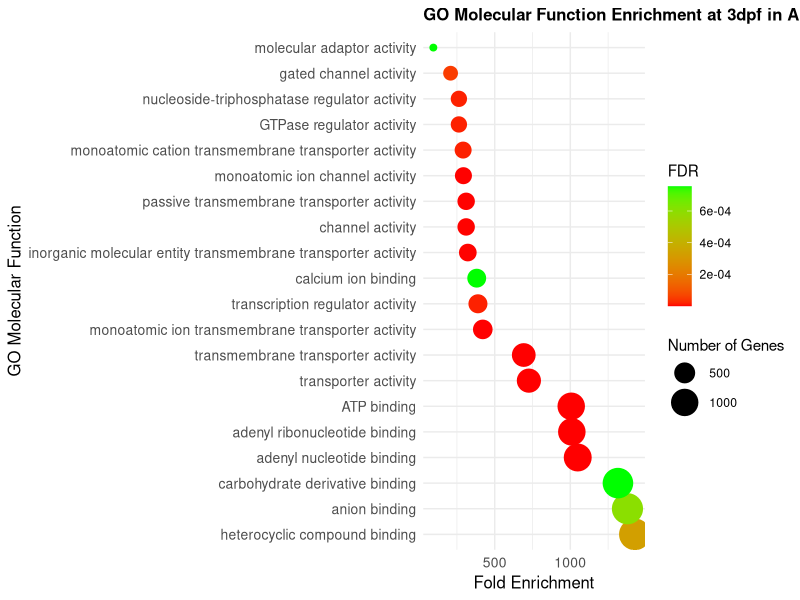
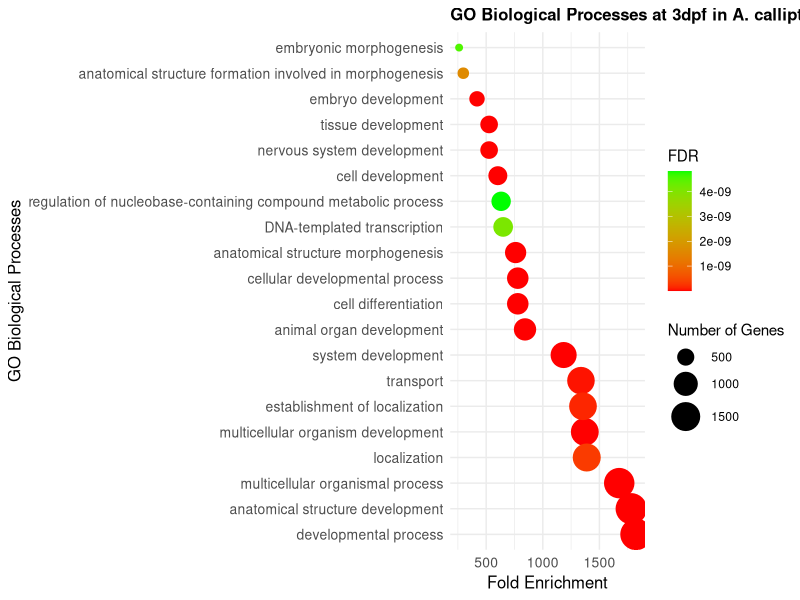
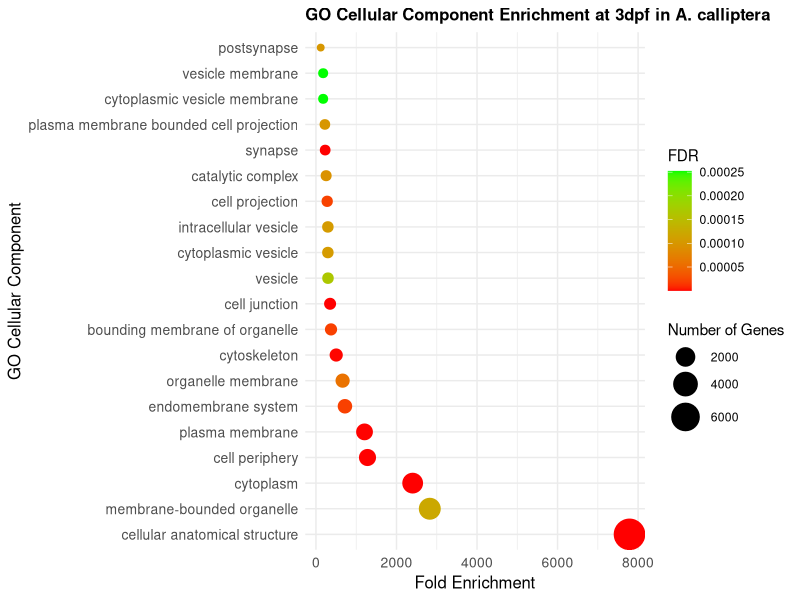
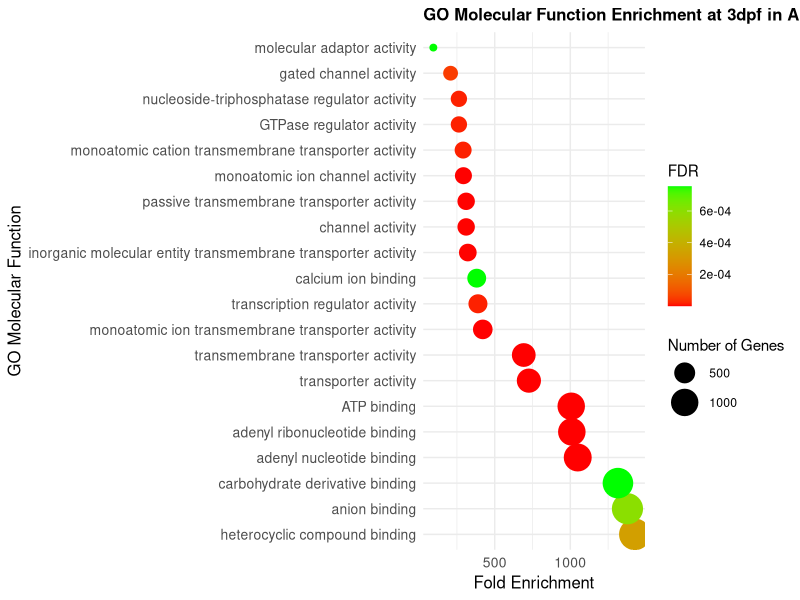
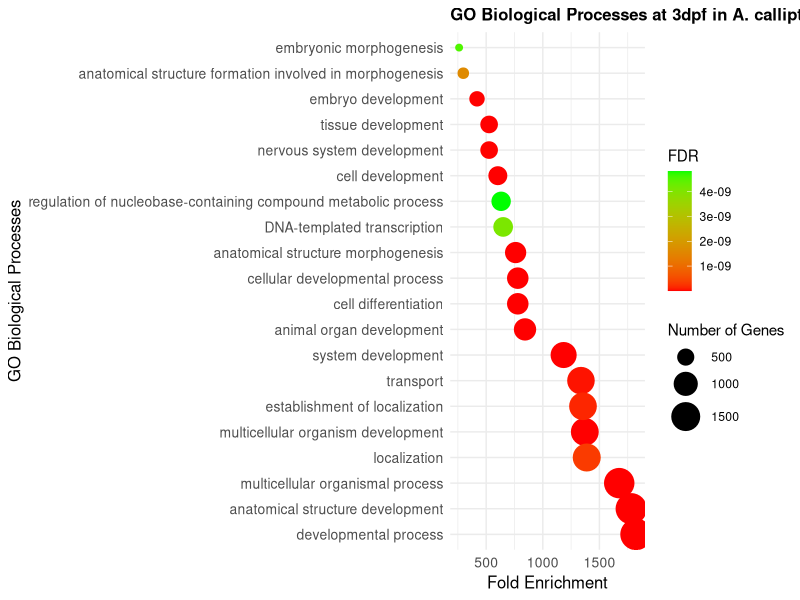
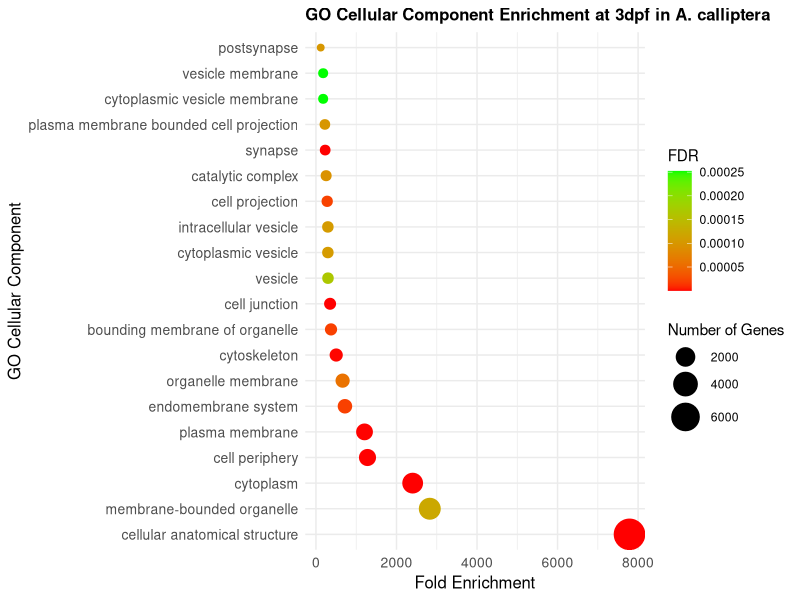

Write R code to recreate these figures, in order.
setwd("~/UoL_Bioinformatics/LIFE_703/Analysis/GProfiler")

# Load libraries
library(ggplot2)

# Read the files 
data_3dpf <- read.csv("gProfiler_acalliptera_3dpf.csv", header = TRUE)

# Filter for significant terms (adjusted p-value < 0.05) and take top 20
sig_data_3dpf_MF <- data_3dpf[data_3dpf$source == "GO:MF" & data_3dpf$adjusted_p_value < 0.05, ]
sig_data_3dpf_MF <- sig_data_3dpf_MF[order(sig_data_3dpf_MF$adjusted_p_value), ][1:20, ]

sig_data_3dpf_BP <- data_3dpf[data_3dpf$source == "GO:BP" & data_3dpf$adjusted_p_value < 0.05, ]
sig_data_3dpf_BP <- sig_data_3dpf_BP[order(sig_data_3dpf_BP$adjusted_p_value), ][1:20, ]

sig_data_3dpf_CC <- data_3dpf[data_3dpf$source == "GO:CC" & data_3dpf$adjusted_p_value < 0.05, ]
sig_data_3dpf_CC <- sig_data_3dpf_CC[order(sig_data_3dpf_CC$adjusted_p_value), ][1:20, ]

# Use adjusted_p_value directly for color
sig_data_3dpf_MF$neg_log10_adj_p <- sig_data_3dpf_MF$adjusted_p_value
sig_data_3dpf_BP$neg_log10_adj_p <- sig_data_3dpf_BP$adjusted_p_value
sig_data_3dpf_CC$neg_log10_adj_p <- sig_data_3dpf_CC$adjusted_p_value

# Plot of Molecular Function
plot_3dpf_MF <- ggplot(sig_data_3dpf_MF, aes(x = intersection_size, y = reorder(term_name, -intersection_size), 
                                             size = intersection_size, color = neg_log10_adj_p)) +
  geom_point() + 
  scale_size(name = "Number of Genes", range = c(2, 10)) +
  scale_color_gradient(low = "red", high = "green", name = "FDR") +
  theme_minimal() +
  theme(
    axis.text = element_text(size = 10),
    axis.title = element_text(size = 12),
    plot.title = element_text(size = 12, face = "bold")
  ) +
  labs(
    x = "Fold Enrichment",
    y = "GO Molecular Function",
    title = "GO Molecular Function Enrichment at 3dpf in A. calliptera"
  )

# Plot of Biological Processes
plot_3dpf_BP <- ggplot(sig_data_3dpf_BP, aes(x = intersection_size, y = reorder(term_name, -intersection_size), 
                                             size = intersection_size, color = neg_log10_adj_p)) +
  geom_point() + 
  scale_size(name = "Number of Genes", range = c(2, 10)) +
  scale_color_gradient(low = "red", high = "green", name = "FDR") +
  theme_minimal() +
  theme(
    axis.text = element_text(size = 10),
    axis.title = element_text(size = 12),
    plot.title = element_text(size = 12, face = "bold")
  ) +
  labs(
    x = "Fold Enrichment",
    y = "GO Biological Processes",
    title = "GO Biological Processes at 3dpf in A. calliptera"
  )

# Plot of Cellular Components
plot_3dpf_CC <- ggplot(sig_data_3dpf_CC, aes(x = intersection_size, y = reorder(term_name, -intersection_size), 
                                             size = intersection_size, color = neg_log10_adj_p)) +
  geom_point() + 
  scale_size(name = "Number of Genes", range = c(2, 10)) +
  scale_color_gradient(low = "red", high = "green", name = "FDR") +
  theme_minimal() +
  theme(
    axis.text = element_text(size = 10),
    axis.title = element_text(size = 12),
    plot.title = element_text(size = 12, face = "bold")
  ) +
  labs(
    x = "Fold Enrichment",
    y = "GO Cellular Component",
    title = "GO Cellular Component Enrichment at 3dpf in A. calliptera"
  )

# Display plots
show(plot_3dpf_MF)
show(plot_3dpf_BP)
show(plot_3dpf_CC)


# Save plots
ggsave("3dpf_go_mf_enrichment.jpeg", plot_3dpf_MF, width = 12, height = 9, dpi = 300, bg = "white")
ggsave("3dpf_go_bp_enrichment.jpeg", plot_3dpf_BP, width = 12, height = 9, dpi = 300, bg = "white")
ggsave("3dpf_go_cc_enrichment.jpeg", plot_3dpf_CC, width = 12, height = 9, dpi = 300, bg = "white")

